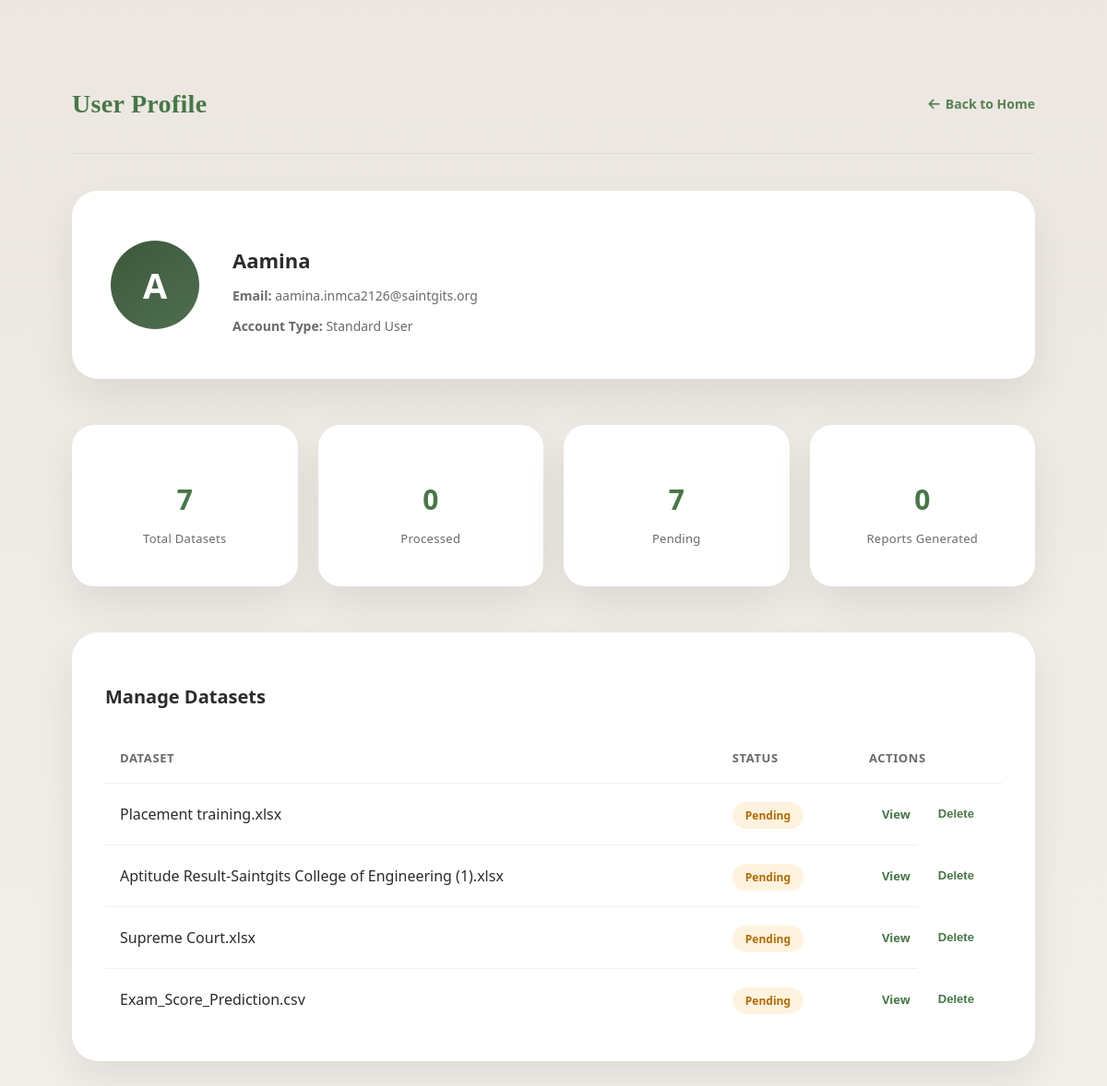
The app's page /profile/ (signed in), older data.
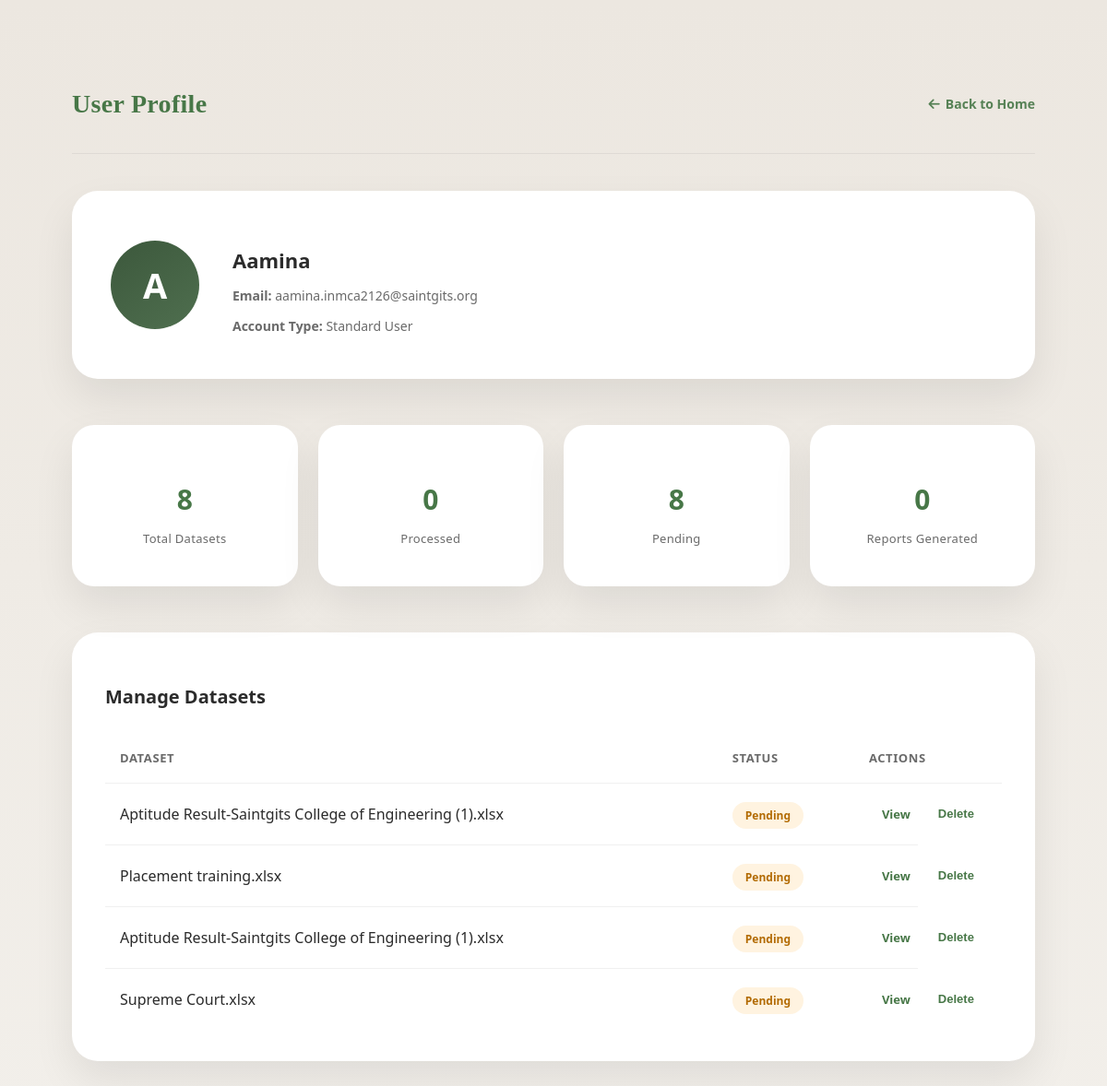
The same page, newer data.
### data_preparation/models.py (models this page shows, shortened)
class Dataset(models.Model):
    user = models.ForeignKey(CustomUser, on_delete=models.CASCADE)
    file = models.FileField(upload_to="datasets/", null=True, blank=True)
    file_name = models.CharField(max_length=255)
    uploaded_at = models.DateTimeField(auto_now_add=True)
    is_processed = models.BooleanField(default=False)
    parent_dataset = models.ForeignKey(
        "self",
        null=True,
        blank=True,
        on_delete=models.SET_NULL,
        related_name="prepared_versions"
    )
    status = models.CharField(
        max_length=20,
        choices=[
            ("original", "Original"),
            ("prepared", "Prepared")
        ],
        default="original"
    )

### data_preparation/views.py (the view)
# urls.py: path("profile/", views.profile_view, name="profile"),
def profile_view(request):
    if "user_id" not in request.session:
        return redirect("login")
    user = CustomUser.objects.get(id=request.session["user_id"])
    total_datasets = Dataset.objects.filter(user=user).count()
    processed_datasets = Dataset.objects.filter(
        user=user, is_processed=True
    ).count()
    pending_datasets = Dataset.objects.filter(
        user=user, is_processed=False
    ).count()
    total_reports = Report.objects.filter(user=user).count()
    recent_datasets = Dataset.objects.filter(
        user_id=request.session["user_id"]
    ).order_by('-id')
    context = {
        "user": user,
        "total_datasets": total_datasets,
        "processed_datasets": processed_datasets,
        "pending_datasets": pending_datasets,
        "total_reports": total_reports,
        "recent_datasets": recent_datasets,
    }
    return render(request, "data_preparation/profile.html", context)

### templates/data_preparation/profile.html (shortened to what this page needs)
<!DOCTYPE html>
<html lang="en">
<head>
<link rel="stylesheet" href="https://cdnjs.cloudflare.com/ajax/libs/font-awesome/6.5.0/css/all.min.css">
</head>
<body>
<div class="header">
  <h1>User Profile</h1>
  <a href="{% url 'home' %}">
    <i class="fas fa-arrow-left"></i> Back to Home
  </a>
</div>
<div class="profile-card">
  <div class="avatar">
    {{ user.name|slice:":1"|upper }}
  </div>
  <div class="profile-info">
    <h2>{{ user.name }}</h2>
    <p><strong>Email:</strong> {{ user.email }}</p>
    <p><strong>Account Type:</strong> Standard User</p>
  </div>
</div>
<div class="stats">
  <div class="stat-card">
    <h3>{{ total_datasets }}</h3>
    <p>Total Datasets</p>
  </div>
  <div class="stat-card">
    <h3>{{ processed_datasets }}</h3>
    <p>Processed</p>
  </div>
  <div class="stat-card">
    <h3>{{ pending_datasets }}</h3>
    <p>Pending</p>
  </div>
  <div class="stat-card">
    <h3>{{ total_reports }}</h3>
    <p>Reports Generated</p>
  </div>
</div>
<div class="manage-datasets">
  <h3>Manage Datasets</h3>
  {% if recent_datasets %}
<div class="dataset-table-wrapper">
  <table class="dataset-table">
    <thead>
      <tr>
        <th class="col-dataset">Dataset</th>
<th class="col-status">Status</th>
<th class="col-actions">Actions</th>
      </tr>
    </thead>
  </table>
  <div class="dataset-table-body">
    <table class="dataset-table">
      <tbody>
        {% for ds in recent_datasets %}
        <tr>
          <td>{{ ds.file_name }}</td>
          <td>
            {% if ds.is_processed %}
              <span class="badge badge-processed">Processed</span>
            {% else %}
              <span class="badge badge-pending">Pending</span>
            {% endif %}
          </td>
          <td class="dataset-actions">
            <a href="{% url 'dataset_detail' ds.id %}">View</a>
            <form action="{% url 'delete_dataset' ds.id %}"
                  method="post"
                  style="display:inline;"
                  onsubmit="return confirm('Are you sure you want to delete this dataset?');">
              <button type="submit" class="link-btn">Delete</button>
            </form>
          </td>
        </tr>
        {% endfor %}
      </tbody>
    </table>
  </div>
</div>
{% endif %}
</div>
</body>
</html>

Row changes from the older to the newer data that the page shows:
no longer on this page (row unchanged): Dataset: file_name "Exam_Score_Prediction.csv", is_processed "Pending"
added Dataset: file_name "Aptitude Result-Saintgits College of Engineering (1).xlsx", is_processed "Pending"
Text that changed along with them:
{{ total_datasets }}: "7" → "8"
{{ pending_datasets }}: "7" → "8"
